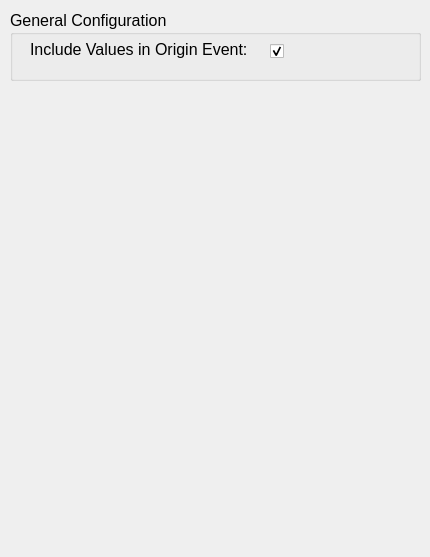
    <widget class="QWidget" name="scrollAreaWidgetContents_3">
     <property name="geometry">
      <rect>
       <x>0</x>
       <y>0</y>
       <width>430</width>
       <height>557</height>
      </rect>
     </property>
     <widget class="QGroupBox" name="general_config_3">
      <property name="geometry">
       <rect>
        <x>10</x>
        <y>10</y>
        <width>411</width>
        <height>71</height>
       </rect>
      </property>
      <property name="font">
       <font>
        <pointsize>12</pointsize>
       </font>
      </property>
      <property name="autoFillBackground">
       <bool>false</bool>
      </property>
      <property name="title">
       <string>General Configuration</string>
      </property>
      <property name="flat">
       <bool>false</bool>
      </property>
      <property name="checkable">
       <bool>false</bool>
      </property>
      <widget class="QLabel" name="include_variables_in_origin_label">
       <property name="geometry">
        <rect>
         <x>20</x>
         <y>30</y>
         <width>231</width>
         <height>21</height>
        </rect>
       </property>
       <property name="font">
        <font>
         <pointsize>12</pointsize>
        </font>
       </property>
       <property name="toolTip">
        <string>&lt;html&gt;&lt;head/&gt;&lt;body&gt;&lt;p&gt;If this setting is checked the values that are generated during an transition are already included in the corresponding event. If this setting is not checked the values first appear in the following event.&lt;/p&gt;&lt;/body&gt;&lt;/html&gt;</string>
       </property>
       <property name="text">
        <string>Include Values in Origin Event:</string>
       </property>
       <property name="alignment">
        <set>Qt::AlignLeading|Qt::AlignLeft|Qt::AlignTop</set>
       </property>
      </widget>
      <widget class="QCheckBox" name="inlcude_values_in_origin_event_input">
       <property name="geometry">
        <rect>
         <x>260</x>
         <y>30</y>
         <width>141</width>
         <height>23</height>
        </rect>
       </property>
       <property name="toolTip">
        <string>&lt;html&gt;&lt;head/&gt;&lt;body&gt;&lt;p&gt;If this setting is checked the values that are generated during an transition are already included in the corresponding event. If this setting is not checked the values first appear in the following event.&lt;/p&gt;&lt;/body&gt;&lt;/html&gt;</string>
       </property>
       <property name="text">
        <string/>
       </property>
       <property name="checked">
        <bool>true</bool>
       </property>
       <property name="tristate">
        <bool>false</bool>
       </property>
      </widget>
     </widget>
    </widget>
